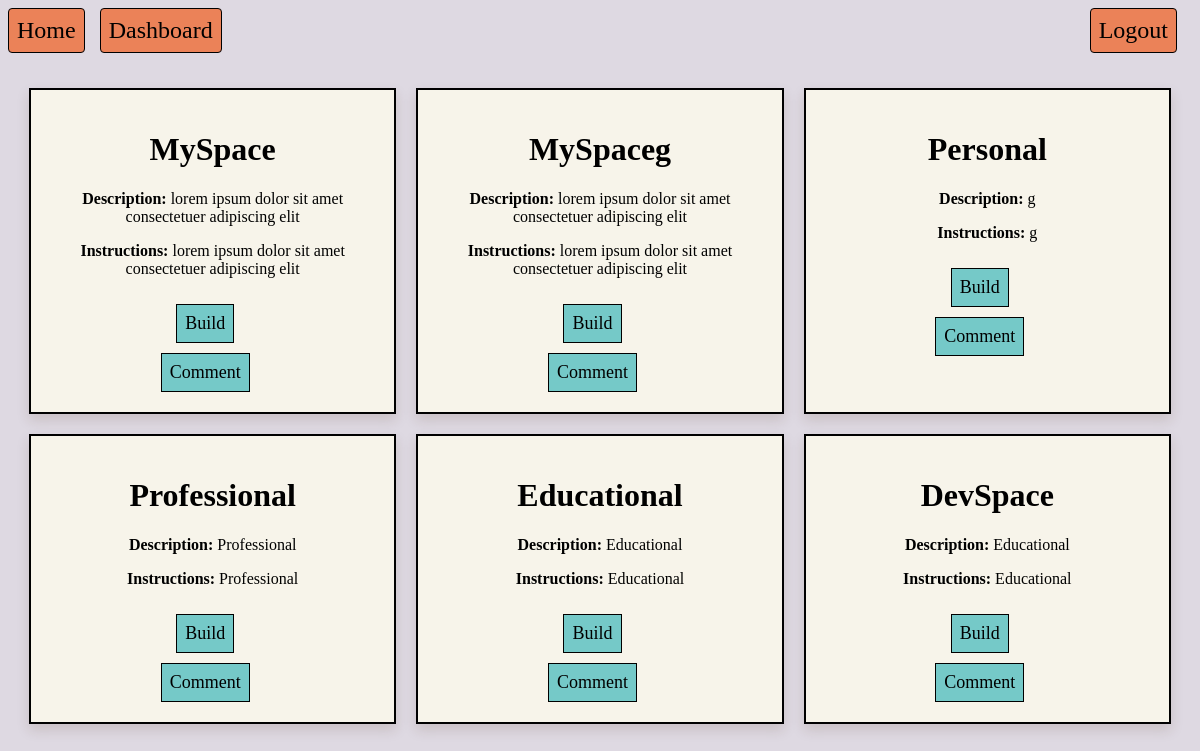
Screenshot of / (signed in) with the database file from the repository.
### models.py (models this page shows, shortened)
class Build(db.Model, UserMixin):
    __tablename__ = 'builds'
    id = db.Column(db.Integer, primary_key=True)
    name = db.Column(db.String(80), unique=False, nullable=False)
    description = db.Column(db.Text, unique=False, nullable=False)
    instructions = db.Column(db.Text, unique=False, nullable=False)
    link = db.Column(db.Text, unique=False, nullable=False)
    tag = db.Column(db.String(80), unique=False, nullable=False)
    developerID = db.Column(db.Integer, db.ForeignKey('users.uid'), nullable=False)
    feedbacks = db.relationship('Feedback', backref='build', lazy=True)

### routes.py (the view)
    @app.route('/')
    def home():
        builds = Build.query.all()
        return render_template('index.html', builds = builds), 200

### templates/index.html (shortened to what this page needs)
{% extends "base.html" %}
{% block body_id %}homeBody{% endblock %}
{% block content %}
<div class="navbar" id="loginButtons">
    {% if current_user.is_authenticated %}
    <a href="{{ url_for('logout') }}">Logout</a>
    {% else %}
    <a href="{{ url_for('login') }}">Login</a>
    <a href="{{ url_for('signup') }}">Sign Up</a>
    {% endif %}
</div>
<div class="navbar">
    <a href="{{ url_for('home') }}">Home</a>
    <a href="{{ url_for('dashboard') }}">Dashboard</a>
</div>
<center>
    <div id="buildTable" {% if not builds %} hidden {% endif %}>
    {% for build in builds %}
        <div id="build-{{ build.id }}" class="display-container">
            <div class="display-container-main-content">
                <h1>{{ build.name }}</h1>
                <p><b>Description:</b> {{ build.description }}</p>
                <p><b>Instructions:</b> {{ build.instructions }}</p>
                <form action="{{ build.link }}" method="GET" >
                    <a href="{{build.link}}" style="display:inline;"> <button type="submit" class="button">Build</button> </a>
                </form>
                <form action="{{ url_for('comment', id=build.id) }}" method="POST" style="display:inline;">
                    <button type="submit" class="button">Comment</button>
                </form>
            </div>
        </div>
    {% endfor %}
    <br>
</div>
</center>
{% endblock %}

### static/style.css (style rules this page uses)
* { font-family: Verdana; }
body { background-color: #DED9E2; }
.navbar { display: flex; margin-bottom: 15px; }
.navbar a { padding: 6px; margin-right: 10px; border: 1.5px solid black; border-radius:4px; text-decoration: none; color: #1C1B1F; font-size: 20px; background: #EB8258; }
#loginButtons, #logoutButton { float: right; }
#buildTable { display: flex; flex-wrap: wrap; justify-content: center; gap: 20px; padding: 20px; }
.display-container { background-color: #F7F4EA; border: 2px solid black; padding: 20px; box-sizing: border-box; box-shadow: 0 6px 12px rgba(79, 44, 29, 0.15); flex: 0 0 100%; cursor: pointer; position: relative; }
.button { padding: 8px; margin-right: 15px; border: 1.5px solid black; text-decoration: none; color: black; font-size: 18px; background: #75C9C8; margin-top: 10px; }
.display-container-main-content .button { display: inline-block; vertical-align: middle; white-space: nowrap; }
@media (min-width: 600px) { .display-container { flex: 0 0 calc(50% - 8px); } }
@media (min-width: 600px) { .navbar a { padding: 8px; margin-right: 15px; border: 1.5px solid black; text-decoration: none; color: black; font-size: 24px; background: #EB8258; } }
@media (min-width: 900px) { .display-container { flex: 0 0 calc(33.333% - 14px); } }

### rows the page displays
Build: name "MySpace", description "lorem ipsum dolor sit amet consectetuer adipiscing elit", instructions "lorem ipsum dolor sit amet consectetuer adipiscing elit"
Build: name "MySpaceg", description "lorem ipsum dolor sit amet consectetuer adipiscing elit", instructions "lorem ipsum dolor sit amet consectetuer adipiscing elit"
Build: name "Personal", description "g", instructions "g"
Build: name "Professional", description "Professional", instructions "Professional"
Build: name "Educational", description "Educational", instructions "Educational"
Build: name "DevSpace", description "Educational", instructions "Educational"
